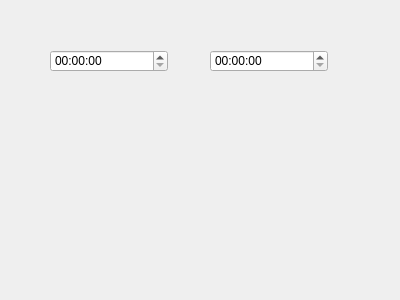
<?xml version="1.0" encoding="UTF-8"?>
<ui version="4.0">
 <class>NotDisturb</class>
 <widget class="QDialog" name="NotDisturb">
  <property name="geometry">
   <rect>
    <x>0</x>
    <y>0</y>
    <width>400</width>
    <height>300</height>
   </rect>
  </property>
  <property name="windowTitle">
   <string>Dialog</string>
  </property>
  <widget class="QTimeEdit" name="timeEdit_since">
   <property name="geometry">
    <rect>
     <x>50</x>
     <y>50</y>
     <width>118</width>
     <height>22</height>
    </rect>
   </property>
  </widget>
  <widget class="QTimeEdit" name="timeEdit_to">
   <property name="geometry">
    <rect>
     <x>210</x>
     <y>50</y>
     <width>118</width>
     <height>22</height>
    </rect>
   </property>
  </widget>
 </widget>
 <resources/>
 <connections/>
</ui>
